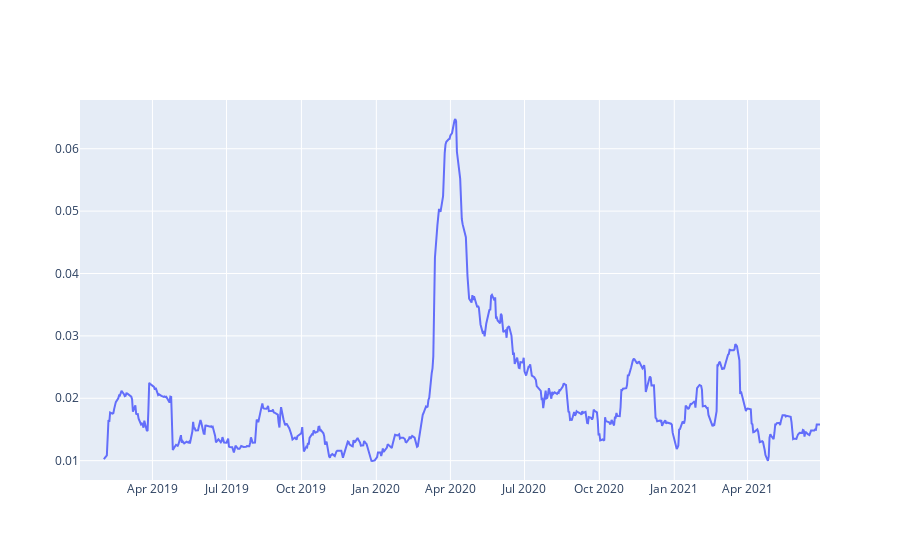

Write notebook code for a chart like this one.
### Code cell
fig = go.Figure()
fig.add_trace(go.Scatter(name='Vol 20D', x=vol_20.index, y=vol_20['ITAU']))
fig.show()

### Figure 1 — Plotly figure (JSON) as saved in the notebook; plotly's stock layout.template omitted (floating-point values rounded to 4 significant figures; data arrays with more than 128 entries replaced by an {"elided": "..."} marker saying what was removed)
{"data": [{"name": "Vol 20D", "type": "scatter", "x": {"elided": "617 str values"}, "y": {"elided": "617 float values"}}], "layout": {}}
